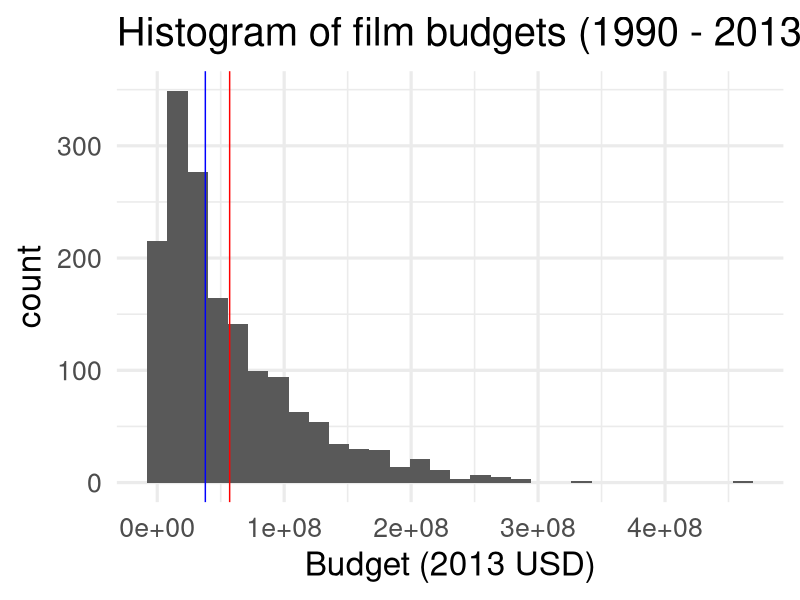
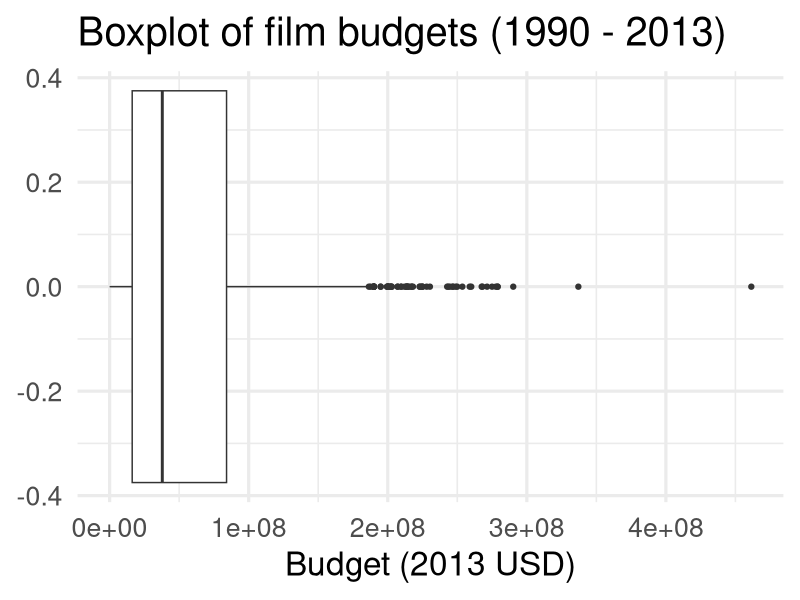
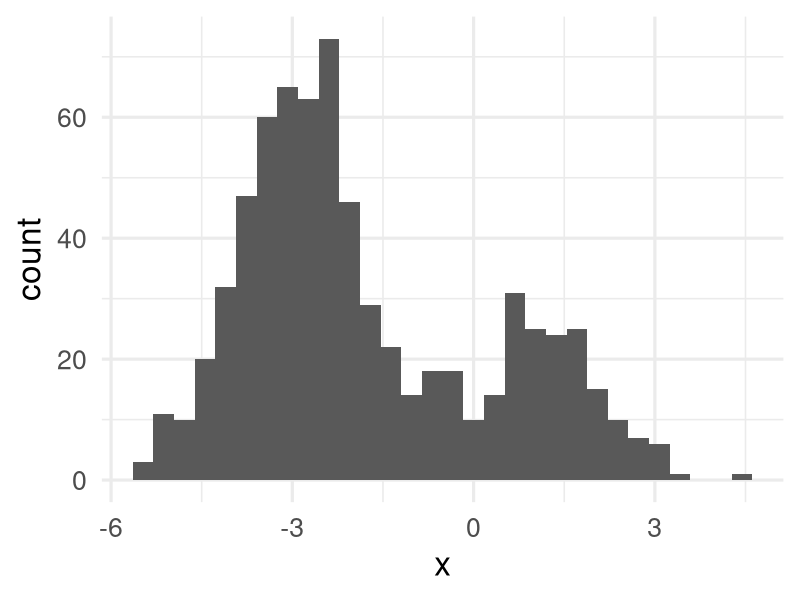
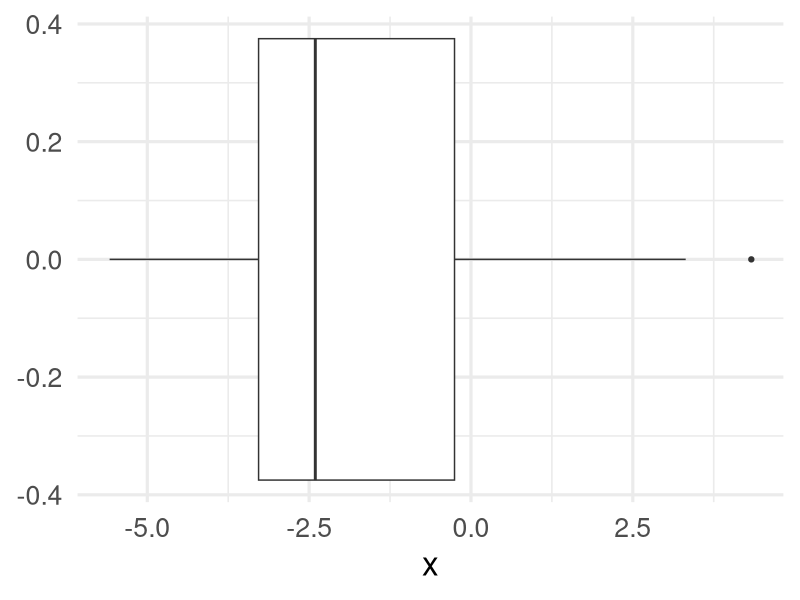
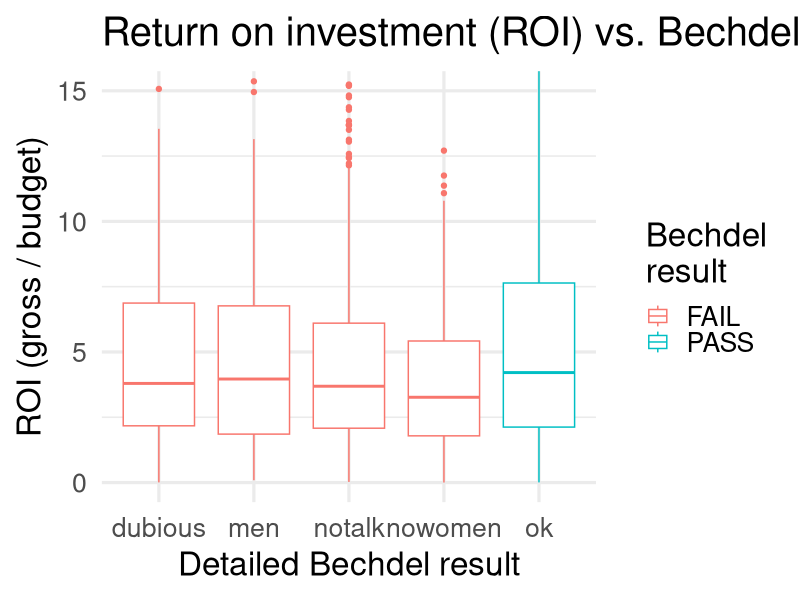
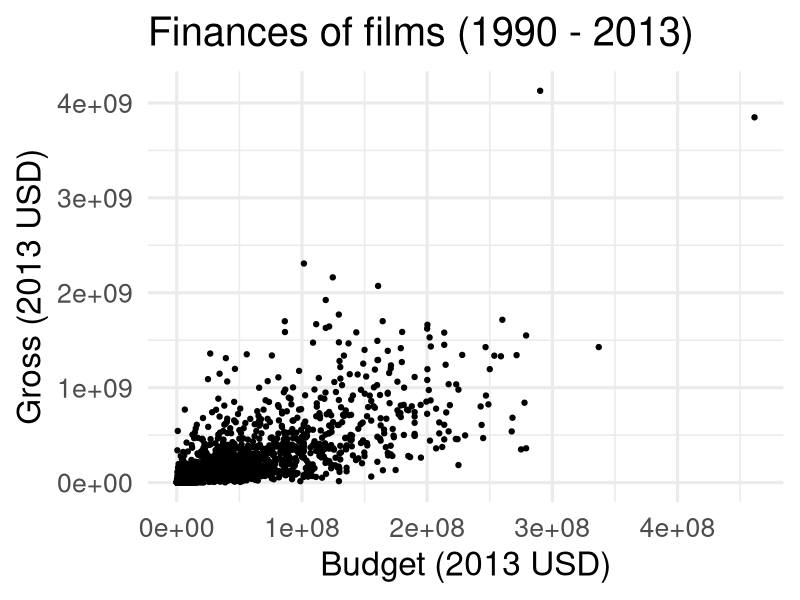

The R source for these figures, in order:
## ---- chunk 1
#| label: setup
#| include: false
ggplot2::theme_set(ggplot2::theme_minimal(base_size = 24))
## ---- chunk 2
#| include: false
library(tidyverse)
bechdel <- read_csv("data/bechdel.csv")
## ---- chunk 3
bechdel |> # <1>
  filter(roi > 400) |> # <2>
  select(title, roi, budget_2013, gross_2013, year, clean_test) # <3>
## ---- chunk 4
sum(1, 2)
## ---- chunk 5
1 |> 
  sum(2)
## ---- chunk 6
select(filter(bechdel, roi > 400), title)
## ---- chunk 7
bechdel |>
  filter(roi > 400) |>
  select(title)
## ---- chunk 8
bechdel
## ---- chunk 9
bechdel |>
  filter(binary == "PASS")
## ---- chunk 10
bechdel |>
  filter(binary == "PASS") |>
  arrange(desc(roi))
## ---- chunk 11
bechdel |>
  filter(binary == "PASS") |>
  arrange(desc(roi)) |>
  select(title, roi)
## ---- chunk 12
#| echo: false
#| warning: false
ggplot(bechdel, aes(x = budget_2013)) + 
  geom_histogram() + 
  labs(
    x = "Budget (2013 USD)",
    title = "Histogram of film budgets (1990 - 2013)"
  ) + 
  geom_vline(xintercept = mean(bechdel$budget_2013, na.rm = T), color = "red") + 
  geom_vline(xintercept = median(bechdel$budget_2013, na.rm = T), color = "blue")
## ---- chunk 13
#| echo: false
#| warning: false
ggplot(bechdel, aes(x = budget_2013)) + 
  geom_boxplot() + 
  labs(
    x = "Budget (2013 USD)",
    title = "Boxplot of film budgets (1990 - 2013)"
  )
## ---- chunk 14
#| echo: false
#| warning: false
set.seed(12345)
df <- tibble(x = c(rnorm(500, -3, 1), rnorm(200, 1, 1)))

ggplot(df, aes(x = x)) + 
  geom_histogram()
## ---- chunk 15
#| echo: false
#| warning: false
ggplot(df, aes(x = x)) + 
  geom_boxplot()
## ---- chunk 16
#| echo: false
#| warning: false
ggplot(bechdel, aes(x = clean_test, y = roi, color = binary)) +
  geom_boxplot() +
  labs(
    title = "Return on investment (ROI) vs. Bechdel test result",
    x = "Detailed Bechdel result",
    y = "ROI (gross / budget)",
    color = "Bechdel\nresult"
  ) +
  coord_cartesian(ylim = c(0, 15))
## ---- chunk 17
#| echo: false
#| warning: false
#| fig-width: 9
#| fig-height: 4
ggplot(bechdel, aes(x = budget_2013, y = gross_2013)) + 
  geom_point() + 
  labs(
    x = "Budget (2013 USD)",
    y = "Gross (2013 USD)",
    title = "Finances of films (1990 - 2013)"
  )
